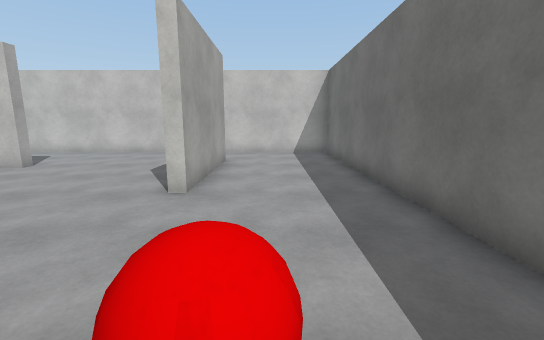
View 1 (above)

12 first-person views from a walk through a 3-D level made in the Unity game engine. The camera is 1.5 m above the floor, tilts 10° down and sees 90° across. The floor is counted in squares, 1 m on a side. Each view is taken from the middle of a square. On the plan, view 1 faces up. The plan holds only what a view shows up to about 14 squares ahead; the rest is blank. The place goes on beyond the plan. Surface patterns are stand-ins for the level's own textures.

View 2
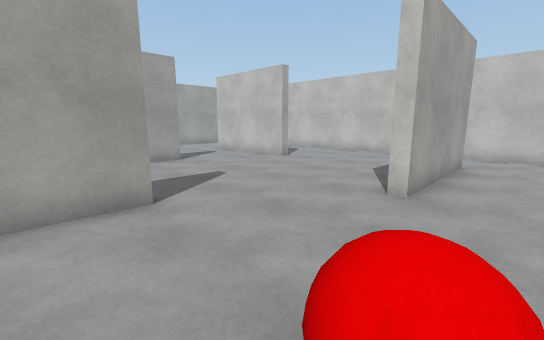

View 3
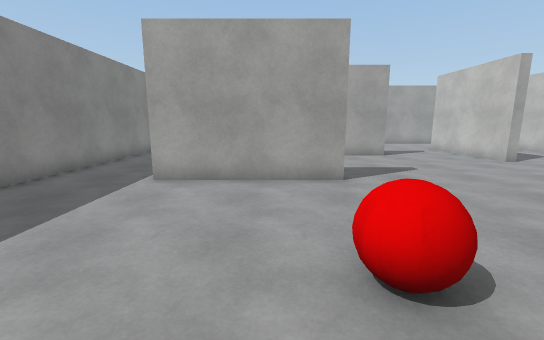

View 4
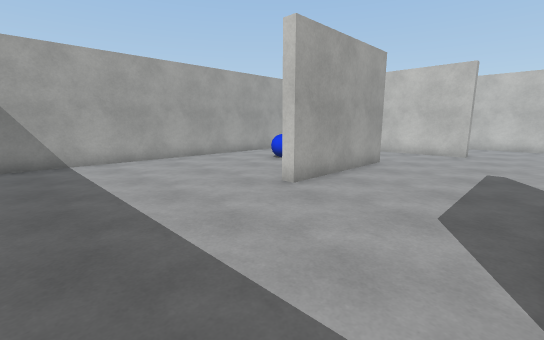

View 5
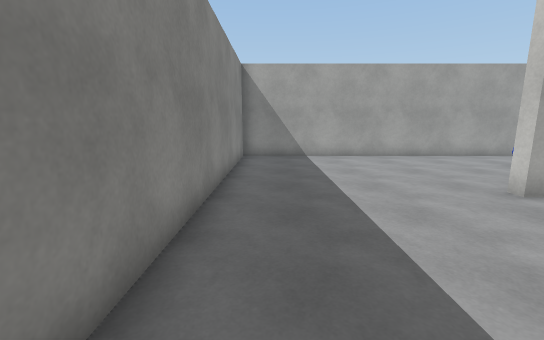

View 6
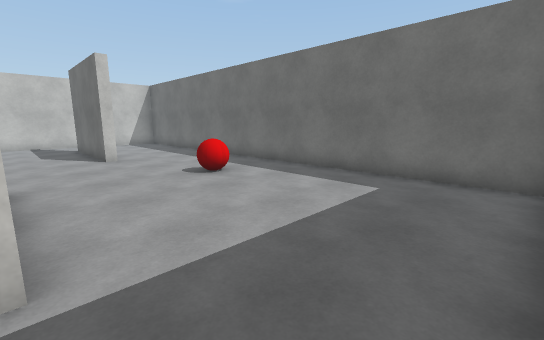

View 7
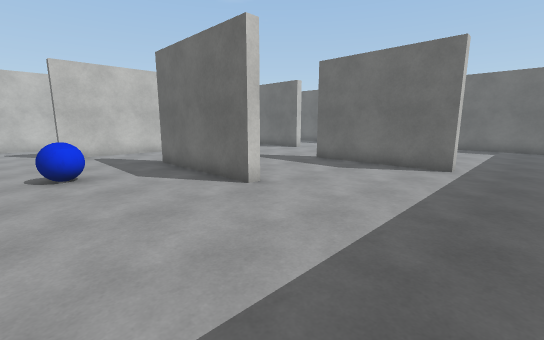

View 8
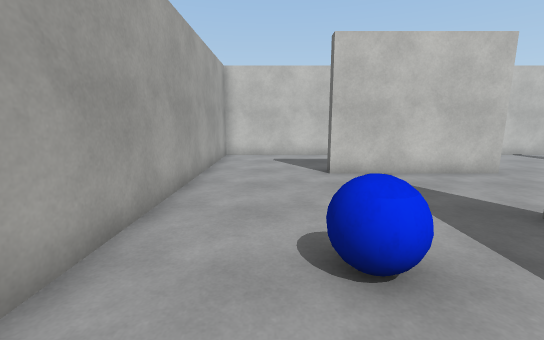

View 9
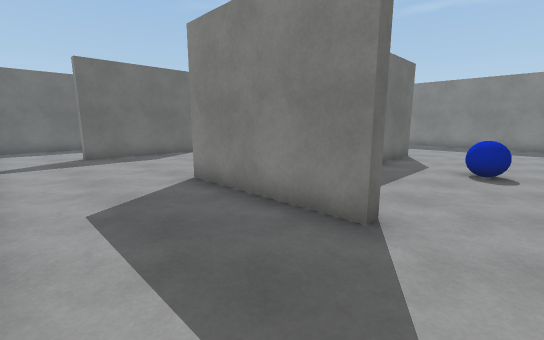

View 10
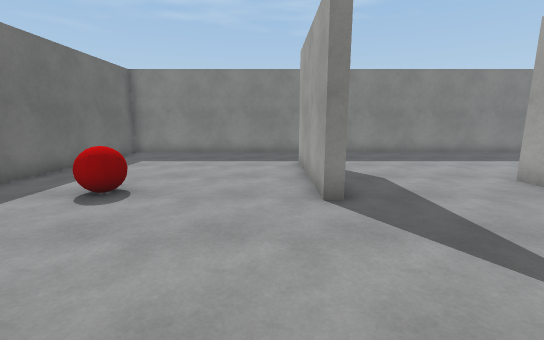

View 11
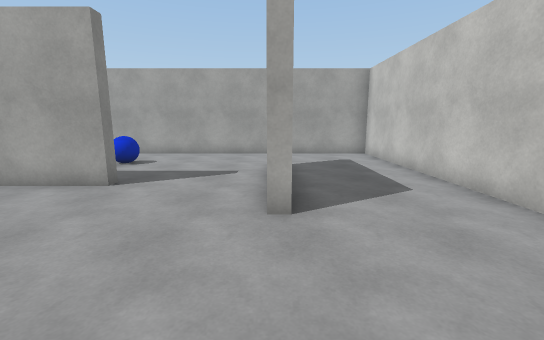

View 12
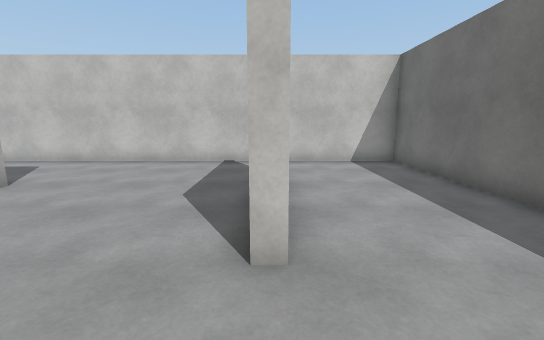

### Floor plan
Points are (right, up) in squares from view 1. A wall is a line through its corners. A room is listed if a view was taken in it or the views show most of it. See-through windows are left out.
Room 1 (views 1, 2, 3, 4, 5, 6, 7, 8, 9, 10, 11, 12)
walls: (-5.4, 1.9) (-5, 1.9) (-5, -3.1) (-5.4, -3.1) (-5.4, 1.9); (-10.3, 5.1) (-10.3, 0.1) (-10.7, 0.1) (-10.7, 5.1) (-10.3, 5.1); (-2.2, 5.7) (-2.2, 10.7) (-1.8, 10.7) (-1.8, 5.7) (-2.2, 5.7); (-8.3, 8.9) (-13.3, 8.9) (-13.3, 9.3) (-8.3, 9.3) (-8.3, 8.9); (2.7, -6.3) (2.7, 13.5) (-17.1, 13.5) (-17.1, -6.3) (2.7, -6.3)
objects: other object (-14, 3) to (-14, 4); other object (0, 1)

Positions as (right, up) in squares from view 1, and headings:
1: (0, 0), facing up
2: (0, 0), facing up-left
3: (2, 0), facing left
4: (-6, -5), facing up-left
5: (-5, -5), facing left
6: (-5, -6), facing up-right
7: (-15, -5), facing up-right
8: (-15, 1), facing up
9: (-15, 13), facing down-right
10: (-4, 7), facing down
11: (-4, 9), facing left
12: (-2, 3), facing up
